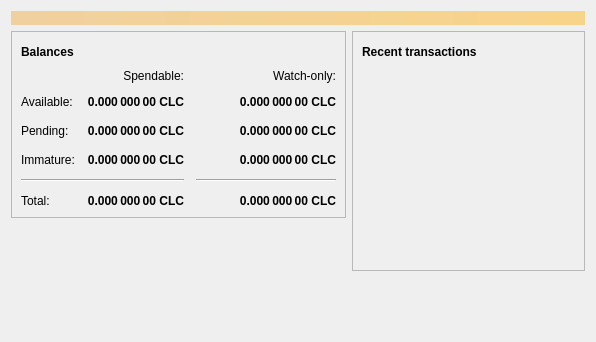
<?xml version="1.0" encoding="UTF-8"?>
<ui version="4.0">
 <class>OverviewPage</class>
 <widget class="QWidget" name="OverviewPage">
  <property name="geometry">
   <rect>
    <x>0</x>
    <y>0</y>
    <width>596</width>
    <height>342</height>
   </rect>
  </property>
  <property name="windowTitle">
   <string>Form</string>
  </property>
  <layout class="QVBoxLayout" name="topLayout">
   <item>
    <widget class="QLabel" name="labelAlerts">
     <property name="visible">
      <bool>false</bool>
     </property>
     <property name="styleSheet">
      <string notr="true">QLabel { background-color: qlineargradient(x1: 0, y1: 0, x2: 1, y2: 0, stop:0 #F0D0A0, stop:1 #F8D488); color:#000000; }</string>
     </property>
     <property name="wordWrap">
      <bool>true</bool>
     </property>
     <property name="margin">
      <number>3</number>
     </property>
     <property name="textInteractionFlags">
      <set>Qt::TextSelectableByMouse</set>
     </property>
    </widget>
   </item>
   <item>
    <layout class="QHBoxLayout" name="horizontalLayout" stretch="1,1">
     <item>
      <layout class="QVBoxLayout" name="verticalLayout_2">
       <item>
        <widget class="QFrame" name="frame">
         <property name="frameShape">
          <enum>QFrame::StyledPanel</enum>
         </property>
         <property name="frameShadow">
          <enum>QFrame::Raised</enum>
         </property>
         <layout class="QVBoxLayout" name="verticalLayout_4">
          <item>
           <layout class="QHBoxLayout" name="horizontalLayout_4">
            <item>
             <widget class="QLabel" name="label_5">
              <property name="font">
               <font>
                <weight>75</weight>
                <bold>true</bold>
               </font>
              </property>
              <property name="text">
               <string>Balances</string>
              </property>
             </widget>
            </item>
            <item>
             <widget class="QPushButton" name="labelWalletStatus">
              <property name="enabled">
               <bool>true</bool>
              </property>
              <property name="maximumSize">
               <size>
                <width>30</width>
                <height>16777215</height>
               </size>
              </property>
              <property name="toolTip">
               <string>The displayed information may be out of date. Your wallet automatically synchronizes with the Clancycoin network after a connection is established, but this process has not completed yet.</string>
              </property>
              <property name="text">
               <string/>
              </property>
              <property name="icon">
               <iconset resource="../clancycoin.qrc">
                <normaloff>:/icons/warning</normaloff>
                <disabledoff>:/icons/warning</disabledoff>:/icons/warning</iconset>
              </property>
              <property name="iconSize">
               <size>
                <width>24</width>
                <height>24</height>
               </size>
              </property>
              <property name="flat">
               <bool>true</bool>
              </property>
             </widget>
            </item>
            <item>
             <spacer name="horizontalSpacer_3">
              <property name="orientation">
               <enum>Qt::Horizontal</enum>
              </property>
              <property name="sizeHint" stdset="0">
               <size>
                <width>40</width>
                <height>20</height>
               </size>
              </property>
             </spacer>
            </item>
           </layout>
          </item>
          <item>
           <layout class="QGridLayout" name="gridLayout">
            <property name="spacing">
             <number>12</number>
            </property>
            <item row="2" column="2">
             <widget class="QLabel" name="labelWatchPending">
              <property name="font">
               <font>
                <weight>75</weight>
                <bold>true</bold>
               </font>
              </property>
              <property name="cursor">
               <cursorShape>IBeamCursor</cursorShape>
              </property>
              <property name="toolTip">
               <string>Unconfirmed transactions to watch-only addresses</string>
              </property>
              <property name="text">
               <string notr="true">0.000 000 00 CLC</string>
              </property>
              <property name="alignment">
               <set>Qt::AlignRight|Qt::AlignTrailing|Qt::AlignVCenter</set>
              </property>
              <property name="textInteractionFlags">
               <set>Qt::LinksAccessibleByMouse|Qt::TextSelectableByKeyboard|Qt::TextSelectableByMouse</set>
              </property>
             </widget>
            </item>
            <item row="2" column="1">
             <widget class="QLabel" name="labelUnconfirmed">
              <property name="font">
               <font>
                <weight>75</weight>
                <bold>true</bold>
               </font>
              </property>
              <property name="cursor">
               <cursorShape>IBeamCursor</cursorShape>
              </property>
              <property name="toolTip">
               <string>Total of transactions that have yet to be confirmed, and do not yet count toward the spendable balance</string>
              </property>
              <property name="text">
               <string notr="true">0.000 000 00 CLC</string>
              </property>
              <property name="alignment">
               <set>Qt::AlignRight|Qt::AlignTrailing|Qt::AlignVCenter</set>
              </property>
              <property name="textInteractionFlags">
               <set>Qt::LinksAccessibleByMouse|Qt::TextSelectableByKeyboard|Qt::TextSelectableByMouse</set>
              </property>
             </widget>
            </item>
            <item row="3" column="2">
             <widget class="QLabel" name="labelWatchImmature">
              <property name="font">
               <font>
                <weight>75</weight>
                <bold>true</bold>
               </font>
              </property>
              <property name="cursor">
               <cursorShape>IBeamCursor</cursorShape>
              </property>
              <property name="toolTip">
               <string>Mined balance in watch-only addresses that has not yet matured</string>
              </property>
              <property name="text">
               <string notr="true">0.000 000 00 CLC</string>
              </property>
              <property name="alignment">
               <set>Qt::AlignRight|Qt::AlignTrailing|Qt::AlignVCenter</set>
              </property>
              <property name="textInteractionFlags">
               <set>Qt::LinksAccessibleByMouse|Qt::TextSelectableByKeyboard|Qt::TextSelectableByMouse</set>
              </property>
             </widget>
            </item>
            <item row="4" column="0" colspan="2">
             <widget class="Line" name="line">
              <property name="orientation">
               <enum>Qt::Horizontal</enum>
              </property>
             </widget>
            </item>
            <item row="4" column="2">
             <widget class="Line" name="lineWatchBalance">
              <property name="sizePolicy">
               <sizepolicy hsizetype="Preferred" vsizetype="Fixed">
                <horstretch>0</horstretch>
                <verstretch>0</verstretch>
               </sizepolicy>
              </property>
              <property name="minimumSize">
               <size>
                <width>140</width>
                <height>0</height>
               </size>
              </property>
              <property name="orientation">
               <enum>Qt::Horizontal</enum>
              </property>
             </widget>
            </item>
            <item row="5" column="0">
             <widget class="QLabel" name="labelTotalText">
              <property name="text">
               <string>Total:</string>
              </property>
             </widget>
            </item>
            <item row="3" column="1">
             <widget class="QLabel" name="labelImmature">
              <property name="font">
               <font>
                <weight>75</weight>
                <bold>true</bold>
               </font>
              </property>
              <property name="cursor">
               <cursorShape>IBeamCursor</cursorShape>
              </property>
              <property name="toolTip">
               <string>Mined balance that has not yet matured</string>
              </property>
              <property name="text">
               <string notr="true">0.000 000 00 CLC</string>
              </property>
              <property name="alignment">
               <set>Qt::AlignRight|Qt::AlignTrailing|Qt::AlignVCenter</set>
              </property>
              <property name="textInteractionFlags">
               <set>Qt::LinksAccessibleByMouse|Qt::TextSelectableByKeyboard|Qt::TextSelectableByMouse</set>
              </property>
             </widget>
            </item>
            <item row="2" column="3">
             <spacer name="horizontalSpacer_2">
              <property name="orientation">
               <enum>Qt::Horizontal</enum>
              </property>
              <property name="sizeHint" stdset="0">
               <size>
                <width>40</width>
                <height>20</height>
               </size>
              </property>
             </spacer>
            </item>
            <item row="3" column="0">
             <widget class="QLabel" name="labelImmatureText">
              <property name="text">
               <string>Immature:</string>
              </property>
             </widget>
            </item>
            <item row="5" column="1">
             <widget class="QLabel" name="labelTotal">
              <property name="font">
               <font>
                <weight>75</weight>
                <bold>true</bold>
               </font>
              </property>
              <property name="cursor">
               <cursorShape>IBeamCursor</cursorShape>
              </property>
              <property name="toolTip">
               <string>Your current total balance</string>
              </property>
              <property name="text">
               <string notr="true">0.000 000 00 CLC</string>
              </property>
              <property name="alignment">
               <set>Qt::AlignRight|Qt::AlignTrailing|Qt::AlignVCenter</set>
              </property>
              <property name="textInteractionFlags">
               <set>Qt::LinksAccessibleByMouse|Qt::TextSelectableByKeyboard|Qt::TextSelectableByMouse</set>
              </property>
             </widget>
            </item>
            <item row="5" column="2">
             <widget class="QLabel" name="labelWatchTotal">
              <property name="font">
               <font>
                <weight>75</weight>
                <bold>true</bold>
               </font>
              </property>
              <property name="cursor">
               <cursorShape>IBeamCursor</cursorShape>
              </property>
              <property name="toolTip">
               <string>Current total balance in watch-only addresses</string>
              </property>
              <property name="text">
               <string notr="true">0.000 000 00 CLC</string>
              </property>
              <property name="alignment">
               <set>Qt::AlignRight|Qt::AlignTrailing|Qt::AlignVCenter</set>
              </property>
              <property name="textInteractionFlags">
               <set>Qt::LinksAccessibleByMouse|Qt::TextSelectableByKeyboard|Qt::TextSelectableByMouse</set>
              </property>
             </widget>
            </item>
            <item row="0" column="2">
             <widget class="QLabel" name="labelWatchonly">
              <property name="text">
               <string>Watch-only:</string>
              </property>
              <property name="alignment">
               <set>Qt::AlignRight|Qt::AlignTrailing|Qt::AlignVCenter</set>
              </property>
             </widget>
            </item>
            <item row="1" column="0">
             <widget class="QLabel" name="labelBalanceText">
              <property name="text">
               <string>Available:</string>
              </property>
             </widget>
            </item>
            <item row="1" column="1">
             <widget class="QLabel" name="labelBalance">
              <property name="font">
               <font>
                <weight>75</weight>
                <bold>true</bold>
               </font>
              </property>
              <property name="cursor">
               <cursorShape>IBeamCursor</cursorShape>
              </property>
              <property name="toolTip">
               <string>Your current spendable balance</string>
              </property>
              <property name="text">
               <string notr="true">0.000 000 00 CLC</string>
              </property>
              <property name="alignment">
               <set>Qt::AlignRight|Qt::AlignTrailing|Qt::AlignVCenter</set>
              </property>
              <property name="textInteractionFlags">
               <set>Qt::LinksAccessibleByMouse|Qt::TextSelectableByKeyboard|Qt::TextSelectableByMouse</set>
              </property>
             </widget>
            </item>
            <item row="1" column="2">
             <widget class="QLabel" name="labelWatchAvailable">
              <property name="font">
               <font>
                <weight>75</weight>
                <bold>true</bold>
               </font>
              </property>
              <property name="cursor">
               <cursorShape>IBeamCursor</cursorShape>
              </property>
              <property name="toolTip">
               <string>Your current balance in watch-only addresses</string>
              </property>
              <property name="text">
               <string notr="true">0.000 000 00 CLC</string>
              </property>
              <property name="alignment">
               <set>Qt::AlignRight|Qt::AlignTrailing|Qt::AlignVCenter</set>
              </property>
              <property name="textInteractionFlags">
               <set>Qt::LinksAccessibleByMouse|Qt::TextSelectableByKeyboard|Qt::TextSelectableByMouse</set>
              </property>
             </widget>
            </item>
            <item row="2" column="0">
             <widget class="QLabel" name="labelPendingText">
              <property name="text">
               <string>Pending:</string>
              </property>
             </widget>
            </item>
            <item row="0" column="1">
             <widget class="QLabel" name="labelSpendable">
              <property name="text">
               <string>Spendable:</string>
              </property>
              <property name="alignment">
               <set>Qt::AlignRight|Qt::AlignTrailing|Qt::AlignVCenter</set>
              </property>
             </widget>
            </item>
           </layout>
          </item>
         </layout>
        </widget>
       </item>
       <item>
        <spacer name="verticalSpacer">
         <property name="orientation">
          <enum>Qt::Vertical</enum>
         </property>
         <property name="sizeHint" stdset="0">
          <size>
           <width>20</width>
           <height>40</height>
          </size>
         </property>
        </spacer>
       </item>
      </layout>
     </item>
     <item>
      <layout class="QVBoxLayout" name="verticalLayout_3">
       <item>
        <widget class="QFrame" name="frame_2">
         <property name="frameShape">
          <enum>QFrame::StyledPanel</enum>
         </property>
         <property name="frameShadow">
          <enum>QFrame::Raised</enum>
         </property>
         <layout class="QVBoxLayout" name="verticalLayout">
          <item>
           <layout class="QHBoxLayout" name="horizontalLayout_2">
            <item>
             <widget class="QLabel" name="label_4">
              <property name="font">
               <font>
                <weight>75</weight>
                <bold>true</bold>
               </font>
              </property>
              <property name="text">
               <string>Recent transactions</string>
              </property>
             </widget>
            </item>
            <item>
             <widget class="QPushButton" name="labelTransactionsStatus">
              <property name="enabled">
               <bool>true</bool>
              </property>
              <property name="maximumSize">
               <size>
                <width>30</width>
                <height>16777215</height>
               </size>
              </property>
              <property name="toolTip">
               <string>The displayed information may be out of date. Your wallet automatically synchronizes with the Clancycoin network after a connection is established, but this process has not completed yet.</string>
              </property>
              <property name="text">
               <string/>
              </property>
              <property name="icon">
               <iconset resource="../clancycoin.qrc">
                <normaloff>:/icons/warning</normaloff>
                <disabledoff>:/icons/warning</disabledoff>:/icons/warning</iconset>
              </property>
              <property name="iconSize">
               <size>
                <width>24</width>
                <height>24</height>
               </size>
              </property>
              <property name="flat">
               <bool>true</bool>
              </property>
             </widget>
            </item>
            <item>
             <spacer name="horizontalSpacer">
              <property name="orientation">
               <enum>Qt::Horizontal</enum>
              </property>
              <property name="sizeHint" stdset="0">
               <size>
                <width>40</width>
                <height>20</height>
               </size>
              </property>
             </spacer>
            </item>
           </layout>
          </item>
          <item>
           <widget class="QListView" name="listTransactions">
            <property name="styleSheet">
             <string notr="true">QListView { background: transparent; }</string>
            </property>
            <property name="frameShape">
             <enum>QFrame::NoFrame</enum>
            </property>
            <property name="verticalScrollBarPolicy">
             <enum>Qt::ScrollBarAlwaysOff</enum>
            </property>
            <property name="horizontalScrollBarPolicy">
             <enum>Qt::ScrollBarAlwaysOff</enum>
            </property>
            <property name="selectionMode">
             <enum>QAbstractItemView::NoSelection</enum>
            </property>
           </widget>
          </item>
         </layout>
        </widget>
       </item>
       <item>
        <spacer name="verticalSpacer_2">
         <property name="orientation">
          <enum>Qt::Vertical</enum>
         </property>
         <property name="sizeHint" stdset="0">
          <size>
           <width>20</width>
           <height>40</height>
          </size>
         </property>
        </spacer>
       </item>
      </layout>
     </item>
    </layout>
   </item>
  </layout>
 </widget>
 <resources/>
 <connections/>
</ui>
